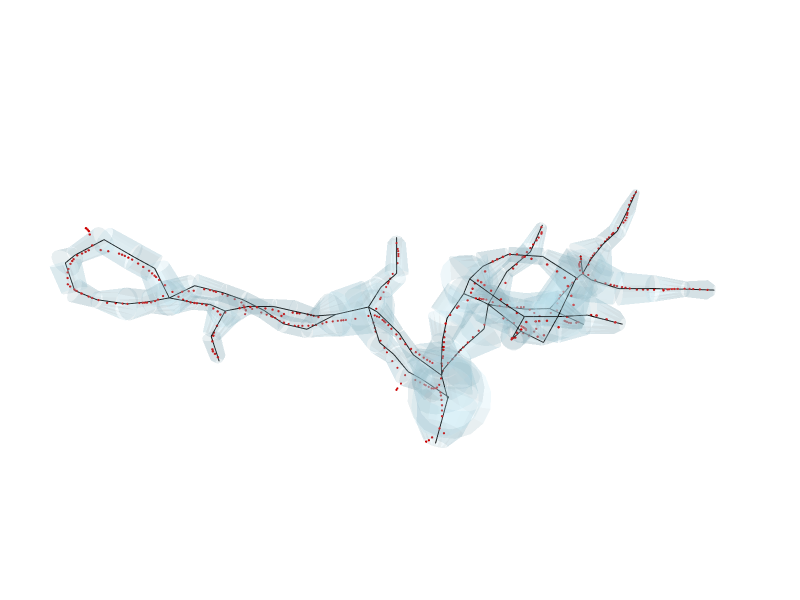

Notebook code for this chart:
### Markdown cell above
## Morphology versus skeleton

Overlay the normalized morphology (translucent) with the original skeleton points.

### Code cell
skel_pointset = skeleton.to_point_set()

vs_fig: "go.Figure" = visualize_cable_3d(
    swc_model,
    opacity=0.2,
    title="",
    width=800,
    height=600,
    show_axes=False,
    orientation="horizontal",
    camera=camera,
    point_set=skel_pointset,
    point_color="red",
    point_size=model_length * 0.0015,
)
vs_filename = (
    f"{fig_out_dir}/TS{spine_idx}_mel{mel_tag}_"
    f"morph_vs_skel.pdf"
)
vs_fig.write_image(
    vs_filename,
    format="pdf",
    engine="kaleido",
    width=600,
    height=450,
    scale=pdf_scale,
)
vs_fig.show()

### Figure 1 — Plotly figure (JSON) as saved in the notebook; plotly's stock layout.template omitted (floating-point values rounded to 4 significant figures; data arrays with more than 128 entries replaced by an {"elided": "..."} marker saying what was removed)
{"data": [{"color": "lightblue", "flatshading": true, "i": {"elided": "3232 int values"}, "j": {"elided": "3232 int values"}, "k": {"elided": "3232 int values"}, "name": "frusta", "opacity": 0.2, "type": "mesh3d", "x": {"elided": "3232 float values"}, "y": {"elided": "3232 float values"}, "z": {"elided": "3232 float values"}}, {"line": {"color": "black", "width": 2}, "mode": "lines", "name": "centroid", "type": "scatter3d", "x": {"elided": "303 float values"}, "y": {"elided": "303 float values"}, "z": {"elided": "303 float values"}}, {"color": "red", "flatshading": true, "i": {"elided": "45120 int values"}, "j": {"elided": "45120 int values"}, "k": {"elided": "45120 int values"}, "name": "points", "opacity": 1, "type": "mesh3d", "x": {"elided": "23312 float values"}, "y": {"elided": "23312 float values"}, "z": {"elided": "23312 float values"}}], "layout": {"height": 600, "margin": {"b": 0, "l": 0, "r": 0, "t": 40}, "scene": {"aspectmode": "data", "camera": {"eye": {"x": 0.5206, "y": -0.228, "z": 1.636}, "up": {"x": -0.1623, "y": -0.9831, "z": -0.08536}}, "xaxis": {"visible": false}, "yaxis": {"visible": false}, "zaxis": {"visible": false}}, "showlegend": false, "title": {"text": ""}, "width": 800}}
